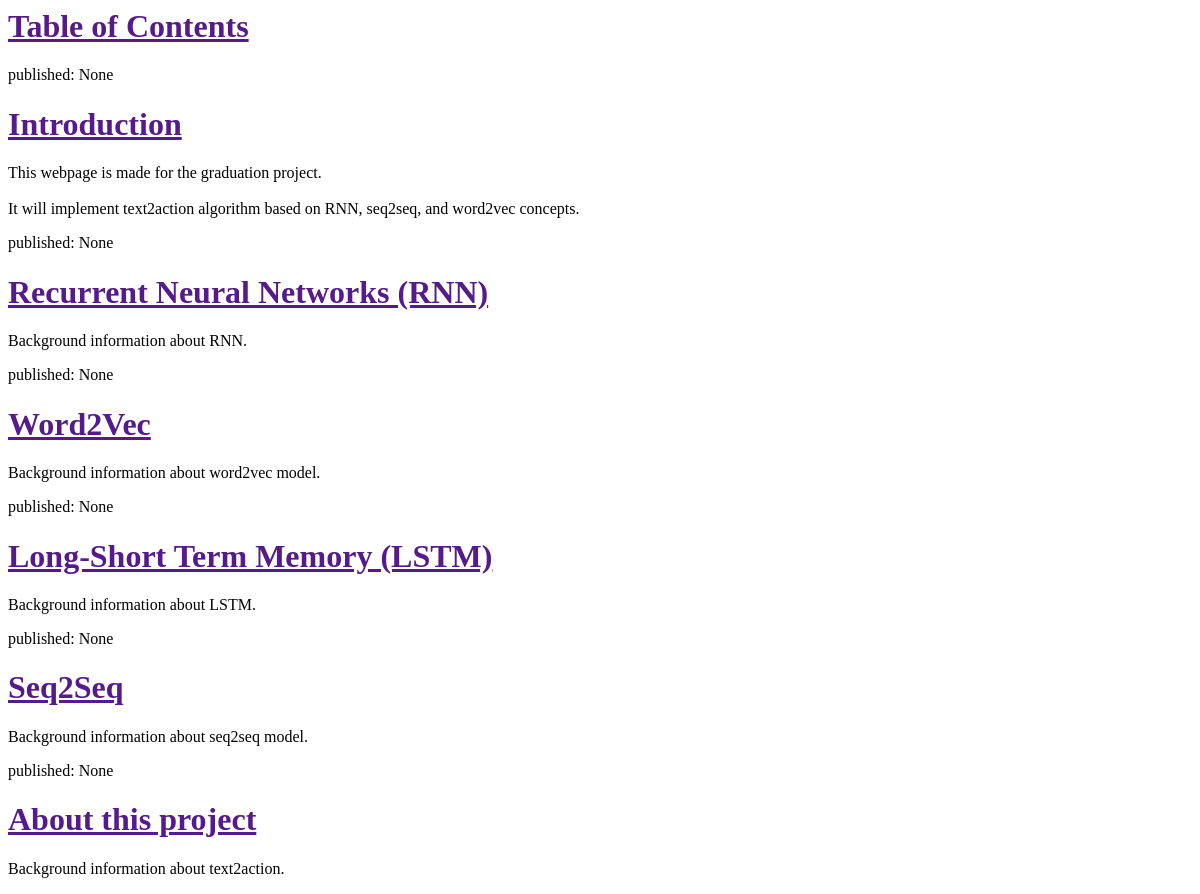
Before: / with the older database file.
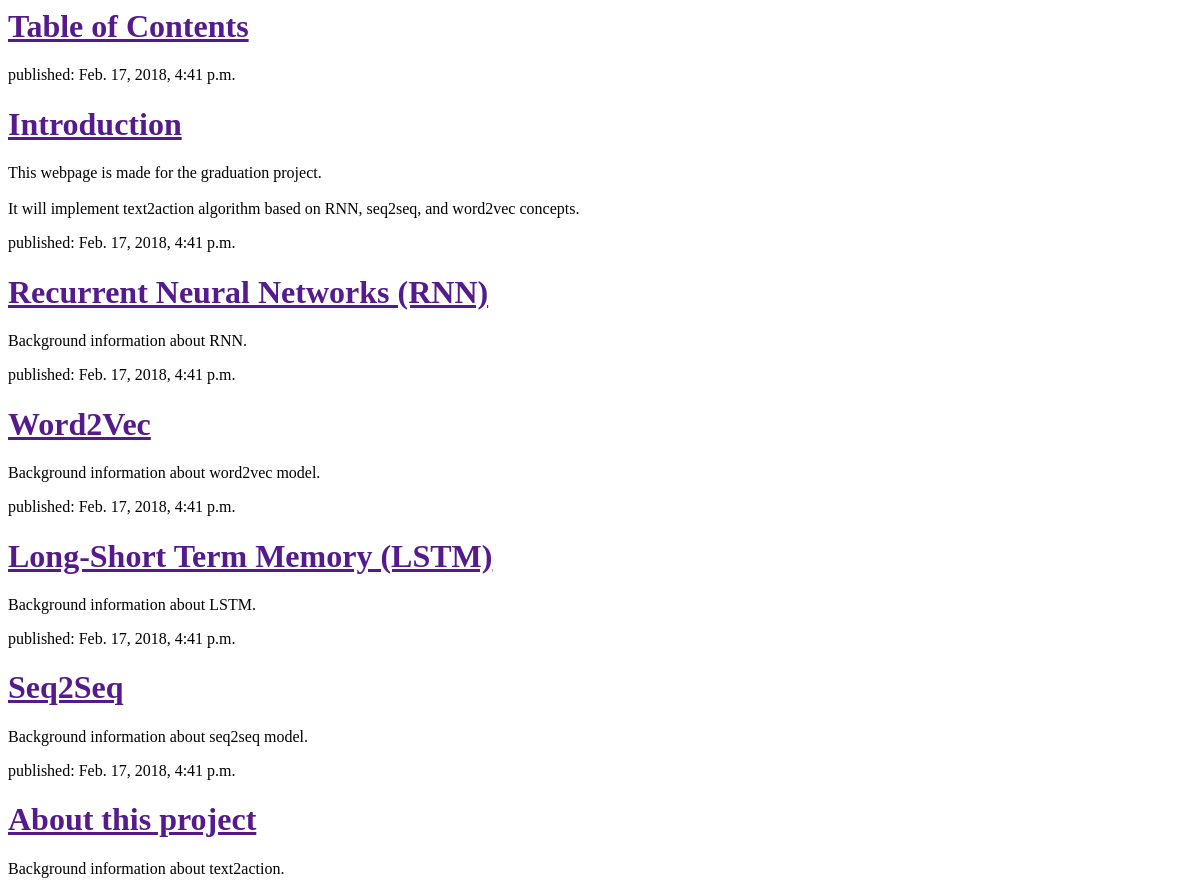
After: the same page with the newer database file.
### blog/models.py (models this page shows, shortened)
class Post(models.Model):
    author = models.ForeignKey('auth.User')
    title = models.CharField(max_length = 200)
    text = models.TextField()
    created_date = models.DateTimeField(default = timezone.now)
    published_date = models.DateTimeField(blank = True, null = True)

### blog/views.py (the view)
# urls.py: url(r'^$', views.post_list, name = 'post_list')
def post_list(request):
    posts = Post.objects.all()
    return render(request, 'blog/post_list.html', {'posts': posts})

### blog/templates/blog/post_list.html (shortened to what this page needs)
<html>
    <head>
    </head>
    <body>
        <div>
            <h1><a href="">Table of Contents</a></h1>
        </div>
        {% for post in posts %}
            <div>
                <p>published: {{ post.published_date }}</p>
                <h1><a href = "">{{ post.title }}</a></h1>
                <p>{{ post.text|linebreaksbr }}</p>
            </div>
        {% endfor %}
    </body>
</html>

Changed rows visible on the page:
changed Post "Introduction": published_date "None" → "Feb. 17, 2018, 4:41 p.m."
changed Post "Recurrent Neural Networks (RNN)": published_date "None" → "Feb. 17, 2018, 4:41 p.m."
changed Post "Word2Vec": published_date "None" → "Feb. 17, 2018, 4:41 p.m."
changed Post "Long-Short Term Memory (LSTM)": published_date "None" → "Feb. 17, 2018, 4:41 p.m."
changed Post "Seq2Seq": published_date "None" → "Feb. 17, 2018, 4:41 p.m."
changed Post "About this project": published_date "None" → "Feb. 17, 2018, 4:41 p.m."
